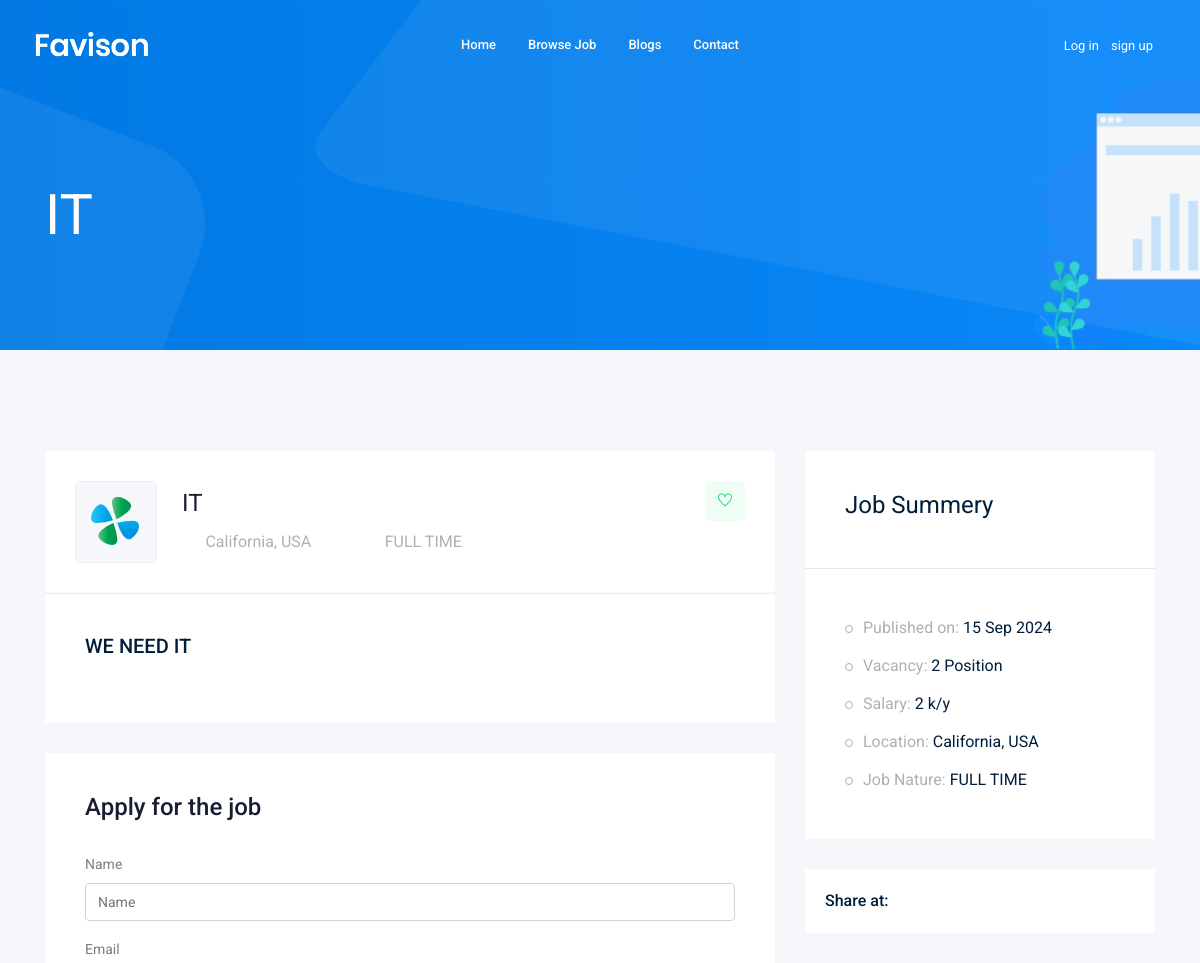
/jobs/it (upper part), run on an earlier commit of the app's database.
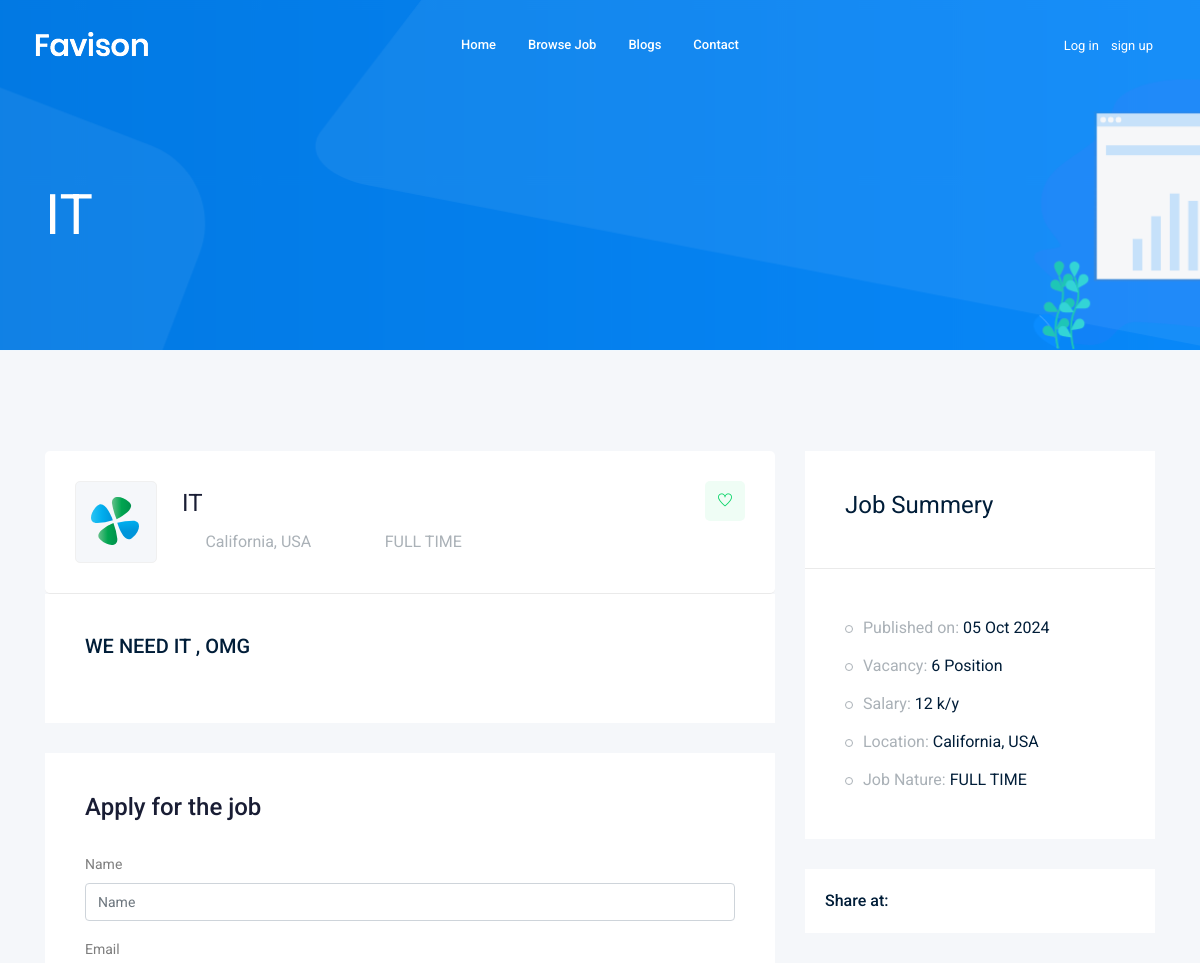
And on a later commit of the database.
### job/models.py (models this page shows, shortened)
class job(models.Model):
    owner=models.ForeignKey(User, on_delete=models.CASCADE)
    title=models.CharField(max_length=30)
    description=models.TextField(max_length=10000)
    Published_on=models.DateTimeField( auto_now=True)
    vacancy=models.IntegerField(default=1)
    Salary =models.IntegerField(default=1)
    Job_Nature=models.CharField(max_length=50,choices=JOB_TYPE)
    category =models.ForeignKey('category',on_delete=models.CASCADE)
    image = models.ImageField( upload_to='jobs/')
    slug= models.SlugField(blank=True,null=True)

### job/views.py (the view)
# urls.py: path('<str:slug>', views.job_detail,name='job_detail'),
def job_detail ( request , slug ) :
    job_detail = job.objects.get( slug = slug  )
    if request.method=='POST':
        form= applyform(request.POST, request.FILES)
        if form.is_valid():
            myform=form.save(commit=False)
            myform.job= job_detail
            myform.owner= request.user
            myform.save()
            return redirect(reverse('jobs:job_list'))
    else:
        form=applyform()
    context = {'job': job_detail,'form':form}
    return render(request,'job/job_detail.html',context)

### job/form.py
class applyform(forms.ModelForm):
    class Meta:
        model=apply
        fields=['name','email','website','cv','coverletter']

### job/templates/job/job_detail.html (shortened to what this page needs)
{% extends 'base.html' %}
{% load bootstrap4 %}
    {% block body %}
    <div class="bradcam_area bradcam_bg_1">
        <div class="container">
            <div class="row">
                <div class="col-xl-12">
                    <div class="bradcam_text">
                        <h3>{{job.title}}</h3>
                    </div>
                </div>
            </div>
        </div>
    </div>
    <div class="job_details_area">
        <div class="container">
            <div class="row">
                <div class="col-lg-8">
                    <div class="job_details_header">
                        <div class="single_jobs white-bg d-flex justify-content-between">
                            <div class="jobs_left d-flex align-items-center">
                                <div class="thumb">
                                    <img src="img/svg_icon/1.svg" alt="">
                                </div>
                                <div class="jobs_conetent">
                                    <a href="#"><h4>{{job.title}}</h4></a>
                                    <div class="links_locat d-flex align-items-center">
                                        <div class="location">
                                            <p> <i class="fa fa-map-marker"></i> California, USA</p>
                                        </div>
                                        <div class="location">
                                            <p> <i class="fa fa-clock-o"></i> {{job.Job_Nature}}</p>
                                        </div>
                                    </div>
                                </div>
                            </div>
                            <div class="jobs_right">
                                <div class="apply_now">
                                    <a class="heart_mark" href="#"> <i class="ti-heart"></i> </a>
                                </div>
                            </div>
                        </div>
                    </div>
                    <div class="descript_wrap white-bg">
                        <div class="single_wrap">
                            <h4>{{job.description}}</h4>
                        </div>
                    </div>
                    <div class="apply_job_form white-bg">
                        <h4>Apply for the job</h4>
                        <form method="post" enctype="multipart/form-data">
                            {% bootstrap_form form %}
                        </form>
                    </div>
                </div>
                <div class="col-lg-4">
                    <div class="job_sumary">
                        <div class="summery_header">
                            <h3>Job Summery</h3>
                        </div>
                        <div class="job_content">
                            <ul>
                                <li>Published on: <span>{{job.Published_on|date:'d M o'}}</span></li>
                                <li>Vacancy: <span>{{job.vacancy}} Position</span></li>
                                <li>Salary: <span> {{job.Salary}} k/y</span></li>
                                <li>Location: <span>California, USA</span></li>
                                <li>Job Nature: <span> {{job.Job_Nature}}</span></li>
                            </ul>
                        </div>
                    </div>
                    <div class="share_wrap d-flex">
                        <span>Share at:</span>
                        <ul>
                            <li><a href="#"> <i class="fa fa-facebook"></i></a> </li>
                            <li><a href="#"> <i class="fa fa-google-plus"></i></a> </li>
                            <li><a href="#"> <i class="fa fa-twitter"></i></a> </li>
                            <li><a href="#"> <i class="fa fa-envelope"></i></a> </li>
                        </ul>
                    </div>
                </div>
            </div>
        </div>
    </div>
    {% endblock body %}

What changed in the data, as far as the page shows it:
changed job "IT": description "WE NEED IT" → "WE NEED IT , OMG"; Published_on "15 Sep 2024" → "05 Oct 2024"; vacancy "2" → "6"; Salary "2" → "12"
